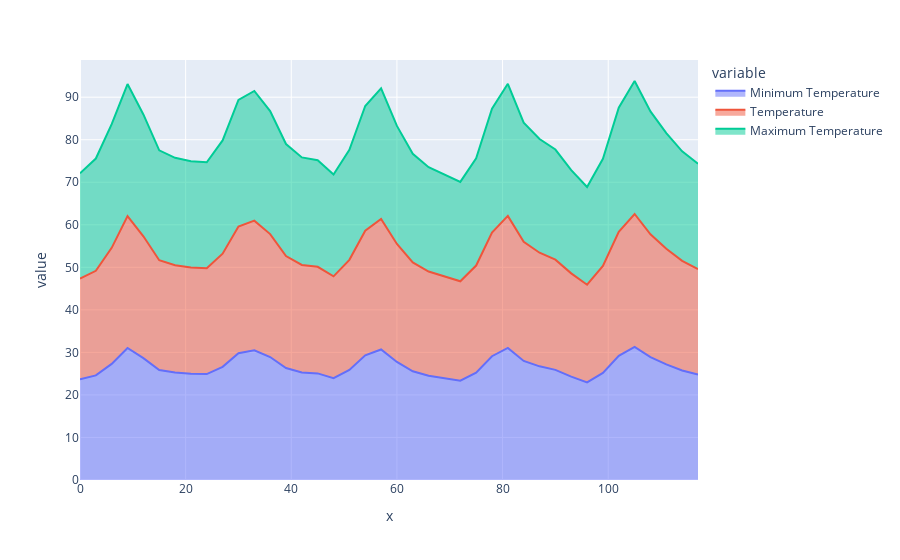

This figure's notebook cell:
### Code cell
fig = px.area(df, x=date_times, y=plot_cols)
fig.show()

### Figure 1 — Plotly figure (JSON) as saved in the notebook; plotly's stock layout.template omitted (floating-point values rounded to 4 significant figures)
{"data": [{"fillpattern": {"shape": ""}, "hovertemplate": "variable=Minimum Temperature<br>x=%{x}<br>value=%{y}<extra></extra>", "legendgroup": "Minimum Temperature", "line": {"color": "#636efa"}, "marker": {"symbol": "circle"}, "mode": "lines", "name": "Minimum Temperature", "orientation": "v", "showlegend": true, "stackgroup": "1", "type": "scatter", "x": [0, 3, 6, 9, 12, 15, 18, 21, 24, 27, 30, 33, 36, 39, 42, 45, 48, 51, 54, 57, 60, 63, 66, 69, 72, 75, 78, 81, 84, 87, 90, 93, 96, 99, 102, 105, 108, 111, 114, 117], "xaxis": "x", "y": [23.68, 24.59, 27.29, 31.03, 28.65, 25.84, 25.25, 24.98, 24.9, 26.61, 29.79, 30.49, 28.91, 26.33, 25.28, 25.06, 23.94, 25.88, 29.31, 30.69, 27.75, 25.57, 24.51, 23.91, 23.36, 25.21, 29.1, 31.05, 28, 26.72, 25.9, 24.29, 22.96, 25.17, 29.18, 31.27, 28.89, 27.19, 25.76, 24.79], "yaxis": "y"}, {"fillpattern": {"shape": ""}, "hovertemplate": "variable=Temperature<br>x=%{x}<br>value=%{y}<extra></extra>", "legendgroup": "Temperature", "line": {"color": "#EF553B"}, "marker": {"symbol": "circle"}, "mode": "lines", "name": "Temperature", "orientation": "v", "showlegend": true, "stackgroup": "1", "type": "scatter", "x": [0, 3, 6, 9, 12, 15, 18, 21, 24, 27, 30, 33, 36, 39, 42, 45, 48, 51, 54, 57, 60, 63, 66, 69, 72, 75, 78, 81, 84, 87, 90, 93, 96, 99, 102, 105, 108, 111, 114, 117], "xaxis": "x", "y": [23.68, 24.59, 27.29, 31.03, 28.65, 25.84, 25.25, 24.98, 24.9, 26.61, 29.79, 30.49, 28.91, 26.33, 25.28, 25.06, 23.94, 25.88, 29.31, 30.69, 27.75, 25.57, 24.51, 23.91, 23.36, 25.21, 29.1, 31.05, 28, 26.72, 25.9, 24.29, 22.96, 25.17, 29.18, 31.27, 28.89, 27.19, 25.76, 24.79], "yaxis": "y"}, {"fillpattern": {"shape": ""}, "hovertemplate": "variable=Maximum Temperature<br>x=%{x}<br>value=%{y}<extra></extra>", "legendgroup": "Maximum Temperature", "line": {"color": "#00cc96"}, "marker": {"symbol": "circle"}, "mode": "lines", "name": "Maximum Temperature", "orientation": "v", "showlegend": true, "stackgroup": "1", "type": "scatter", "x": [0, 3, 6, 9, 12, 15, 18, 21, 24, 27, 30, 33, 36, 39, 42, 45, 48, 51, 54, 57, 60, 63, 66, 69, 72, 75, 78, 81, 84, 87, 90, 93, 96, 99, 102, 105, 108, 111, 114, 117], "xaxis": "x", "y": [24.75, 26.4, 29.09, 31.03, 28.65, 25.84, 25.25, 24.98, 24.9, 26.61, 29.79, 30.49, 28.91, 26.33, 25.28, 25.06, 23.94, 25.88, 29.31, 30.69, 27.75, 25.57, 24.51, 23.91, 23.36, 25.21, 29.1, 31.05, 28, 26.72, 25.9, 24.29, 22.96, 25.17, 29.18, 31.27, 28.89, 27.19, 25.76, 24.79], "yaxis": "y"}], "layout": {"legend": {"title": {"text": "variable"}, "tracegroupgap": 0}, "margin": {"t": 60}, "xaxis": {"anchor": "y", "domain": [0, 1], "title": {"text": "x"}}, "yaxis": {"anchor": "x", "domain": [0, 1], "title": {"text": "value"}}}}
